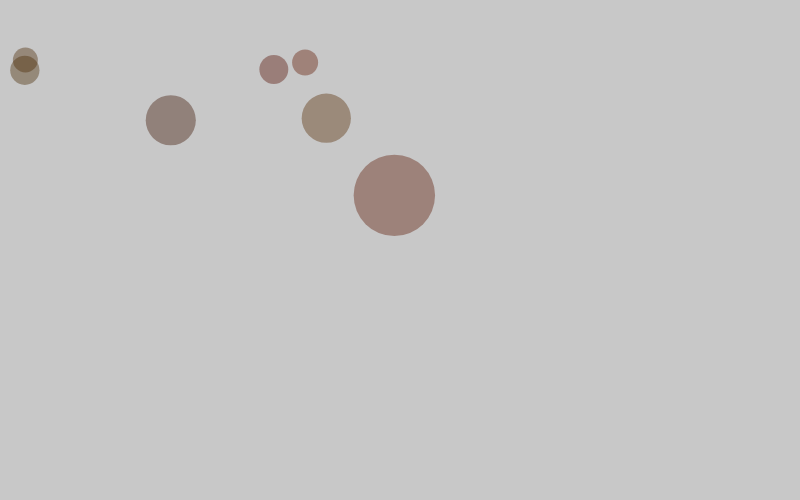
Frame 1 (no input)
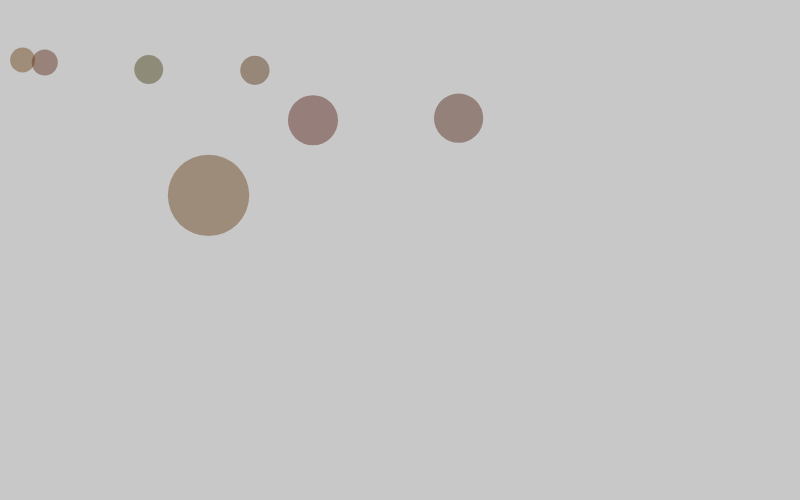
Frame 2 (the mouse pressed at the canvas centre, redrawn once)

The p5.js sketch that drew these frames (run headless with seeded random() and noise() and a simulated clock; the mouse was pressed at the canvas centre and the sketch redrawn once):

// p5.js sketch
// ── sketch.js

diametros = [142984, 108728, 51118,  49532,  12756,  12104,  6794 , 4880 ] // En KM 
planetas= ["Júpiter","Saturno","Urano" , "Neptuno","Tierra", "Venus", "Marte", "Mercurio"]

function setup(){
    createCanvas(800, 500)
    noStroke()
}

let diametroPlaneta ;
let posX = 10
function draw(){
    background(200)
    

    for(let i = 0 ; i < diametros.length ; i++){
        posX = random(width-100)
        diametroPlaneta = map( diametros[i] ,  4880, 142984 , 0.5, 2.0)
        push()
        scale(diametroPlaneta)
        fill(random(50,100),random(50,10),0,100)
        ellipse(posX, 120, 50)

        pop()
    }
    noLoop()
}
